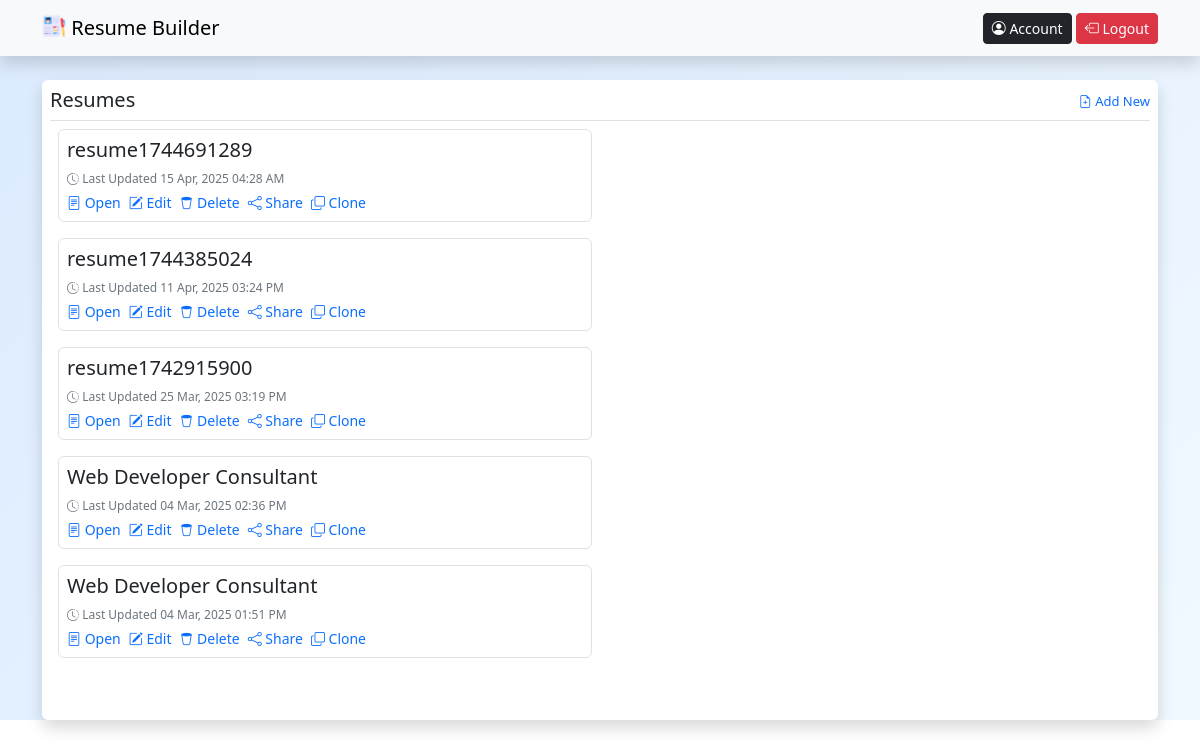
Screenshot of /myresumes.php (signed in) with the database file from the repository.
### tables this page shows
CREATE TABLE `resumes` (
  `id` int(11) NOT NULL,
  `user_id` int(11) NOT NULL,
  `full_name` varchar(250) NOT NULL,
  `email_id` varchar(250) NOT NULL,
  `mobile_no` varchar(20) NOT NULL,
  `dob` varchar(20) NOT NULL,
  `gender` varchar(50) NOT NULL,
  `religion` varchar(50) NOT NULL,
  `nationality` varchar(50) NOT NULL,
  `marital_status` varchar(50) NOT NULL,
  `hobbies` varchar(250) NOT NULL,
  `languages` varchar(250) NOT NULL,
  `address` text NOT NULL,
  `objective` text NOT NULL,
  `slug` varchar(250) NOT NULL,
  `updated_at` int(20) NOT NULL,
  `resume_title` varchar(250) NOT NULL
);

### assest/class/function.class.php (called while the page is built, shortened)
<?php
class Functions{
    public function Auth(){
        if(isset($_SESSION['Auth'])){
            return $_SESSION['Auth'];
        }else{
            return false;
        }
    }
}
$fn = new Functions();

### myresumes.php (the view, shortened to what this page needs)
<?php
require './assest/includes/header.php';
require './assest/includes/navbar.php';
$fn->authPage();
$resumes = $db->query('SELECT * FROM resumes WHERE user_id='.$fn->Auth()['id'].' ORDER BY id DESC');
?>
    <div class="container">
        <div class="bg-white rounded shadow p-2 mt-4" style="min-height:80vh">
            <div class="d-flex justify-content-between border-bottom">
                <h5>Resumes</h5>
                <div>
                    <a href="createresume.php" class="text-decoration-none"><i class="bi bi-file-earmark-plus"></i> Add New </a>
                </div>
            </div>
<?php
if($resumes){
    ?>
    <div class="d-flex-wrap">
        <?php
        foreach($resumes as $resume){
     ?>
         <div class="col-12 col-md-6 p-2">
                           <div class="p-2 border rounded">
                           <h5><?=$resume['resume_title']?></h5>
                            <p class="small text-secondary m-0" style="font-size:12px"><i class="bi bi-clock-history"></i>
                               Last Updated <?=date('d M, Y h:i A',$resume['updated_at'])?>
                             </p>
        <div class="d-flex gap-2 mt-1">
            <a href="" class="text-decoration-none small"><i class="bi bi-file-text"></i> Open</a>
            <a href="updateresume.php?resume=<?=$resume['slug']?>" class="text-decoration-none small"><i class="bi bi-pencil-square"></i> Edit</a>
            <a href="" class="text-decoration-none small"><i class="bi bi-trash2"></i> Delete</a>
            <a href="" class="text-decoration-none small"><i class="bi bi-share"></i> Share</a>
            <a href="" class="text-decoration-none small"><i class="bi bi-copy"></i> Clone</a>
        </div>
    </div>
</div>
    <?php
 }
 ?>
</div>
    <?php
}else{
    ?>
<div class="text-center py-3 border rounded mt-3" style="background-color: rgba(236, 236, 236, 0.56);">
                <i class="bi bi-file-text"></i> No Resumes Available
            </div>
    <?php
}
?>
        </div>
    </div>
<?php
require './assest/includes/footer.php';
?>

### assest/includes/header.php (shortened to what this page needs)
<?php
require './assest/class/function.class.php';
?>
<!doctype html>
<html lang="en">
<head>
    <link href="https://cdn.jsdelivr.net/npm/bootstrap@5.3.2/dist/css/bootstrap.min.css" rel="stylesheet"
>
    <link rel="stylesheet" href="https://cdn.jsdelivr.net/npm/bootstrap-icons@1.11.1/font/bootstrap-icons.css">
</head>
<body class="">

### assest/includes/navbar.php
<nav class="navbar bg-body-tertiary shadow">
        <div class="container">
            <a class="navbar-brand" href="myresumes.php">
                <img src="./assest/images/logo.png" alt="Logo" height="24" class="d-inline-block align-text-top">
                Resume Builder
            </a>
            <div>
                <a href="account.php" class="btn btn-sm btn-dark"><i class="bi bi-person-circle"></i> Account </a>
                <a href="actions/logout.action.php" class="btn btn-sm btn-danger"><i class="bi bi-box-arrow-left"></i> Logout </a>
            </div>
        </div>
    </nav>

### assest/includes/footer.php (shortened to what this page needs)
</body>
</html>

### assest/includes/header.php (style rules this page uses)
body { background: linear-gradient(135deg, #dbeafe, #f0f9ff); background-size: cover; background-repeat: no-repeat; font-family: 'Segoe UI', sans-serif; }
.d-flex.justify-content-between a { font-size: 13px; color: #0d6efd; transition: color 0.3s ease; }

### rows the page displays
resumes: resume_title "resume1744691289", updated_at "15 Apr, 2025 04:28 AM"
resumes: resume_title "resume1744385024", updated_at "11 Apr, 2025 03:24 PM"
resumes: resume_title "resume1742915900", updated_at "25 Mar, 2025 03:19 PM"
resumes: resume_title "Web Developer Consultant", updated_at "04 Mar, 2025 02:36 PM"
resumes: resume_title "Web Developer Consultant", updated_at "04 Mar, 2025 01:51 PM"
